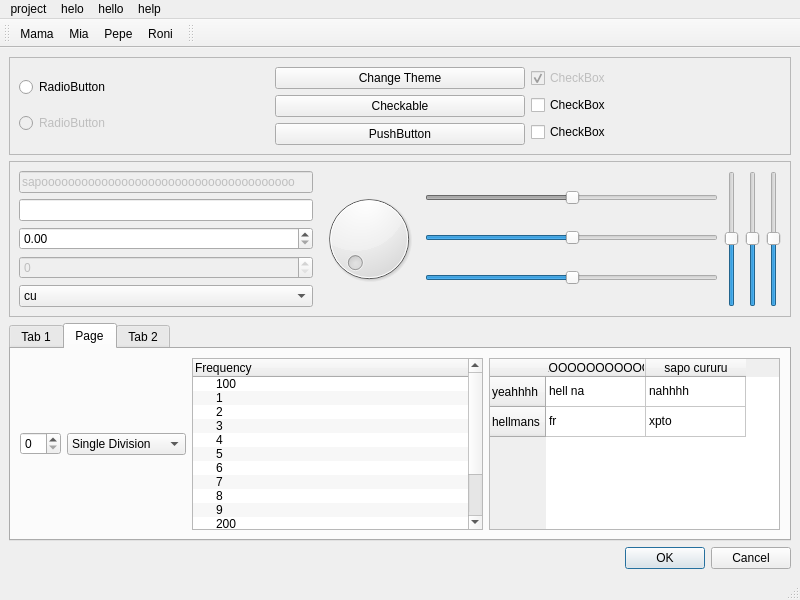
<?xml version="1.0" encoding="UTF-8"?>
<ui version="4.0">
 <class>MainWindow</class>
 <widget class="QMainWindow" name="MainWindow">
  <property name="geometry">
   <rect>
    <x>0</x>
    <y>0</y>
    <width>800</width>
    <height>600</height>
   </rect>
  </property>
  <property name="windowTitle">
   <string>MainWindow</string>
  </property>
  <widget class="QWidget" name="centralwidget">
   <layout class="QVBoxLayout" name="verticalLayout">
    <item>
     <widget class="QFrame" name="frame">
      <property name="frameShape">
       <enum>QFrame::StyledPanel</enum>
      </property>
      <property name="frameShadow">
       <enum>QFrame::Raised</enum>
      </property>
      <layout class="QHBoxLayout" name="horizontalLayout">
       <item>
        <layout class="QVBoxLayout" name="verticalLayout_2">
         <item>
          <widget class="QRadioButton" name="radioButton">
           <property name="enabled">
            <bool>true</bool>
           </property>
           <property name="text">
            <string>RadioButton</string>
           </property>
           <property name="checkable">
            <bool>true</bool>
           </property>
           <property name="checked">
            <bool>false</bool>
           </property>
           <property name="autoExclusive">
            <bool>true</bool>
           </property>
          </widget>
         </item>
         <item>
          <widget class="QRadioButton" name="radioButton_2">
           <property name="enabled">
            <bool>false</bool>
           </property>
           <property name="text">
            <string>RadioButton</string>
           </property>
          </widget>
         </item>
        </layout>
       </item>
       <item>
        <layout class="QVBoxLayout" name="verticalLayout_5">
         <item>
          <widget class="QPushButton" name="change_theme_button">
           <property name="text">
            <string>Change Theme</string>
           </property>
           <property name="checkable">
            <bool>false</bool>
           </property>
           <property name="autoExclusive">
            <bool>false</bool>
           </property>
           <property name="default">
            <bool>false</bool>
           </property>
           <property name="flat">
            <bool>false</bool>
           </property>
           <property name="status" stdset="0">
            <string>main</string>
           </property>
          </widget>
         </item>
         <item>
          <widget class="QPushButton" name="pushButton">
           <property name="toolTip">
            <string>ESTOY LOOOOCO
LO LO LO LO 
LOCO</string>
           </property>
           <property name="text">
            <string>Checkable</string>
           </property>
           <property name="checkable">
            <bool>true</bool>
           </property>
           <property name="autoExclusive">
            <bool>false</bool>
           </property>
           <property name="status" stdset="0">
            <string>danger</string>
           </property>
          </widget>
         </item>
         <item>
          <widget class="QPushButton" name="pushButton_2">
           <property name="enabled">
            <bool>true</bool>
           </property>
           <property name="text">
            <string>PushButton</string>
           </property>
           <property name="status" stdset="0">
            <string>warning</string>
           </property>
          </widget>
         </item>
        </layout>
       </item>
       <item>
        <layout class="QVBoxLayout" name="verticalLayout_6">
         <item>
          <widget class="QCheckBox" name="checkBox_3">
           <property name="enabled">
            <bool>false</bool>
           </property>
           <property name="text">
            <string>CheckBox</string>
           </property>
           <property name="checked">
            <bool>true</bool>
           </property>
          </widget>
         </item>
         <item>
          <widget class="QCheckBox" name="checkBox_2">
           <property name="text">
            <string>CheckBox</string>
           </property>
           <property name="checked">
            <bool>false</bool>
           </property>
           <property name="autoExclusive">
            <bool>false</bool>
           </property>
           <property name="tristate">
            <bool>false</bool>
           </property>
          </widget>
         </item>
         <item>
          <widget class="QCheckBox" name="checkBox">
           <property name="text">
            <string>CheckBox</string>
           </property>
          </widget>
         </item>
        </layout>
       </item>
      </layout>
     </widget>
    </item>
    <item>
     <widget class="QFrame" name="frame_2">
      <property name="frameShape">
       <enum>QFrame::StyledPanel</enum>
      </property>
      <property name="frameShadow">
       <enum>QFrame::Plain</enum>
      </property>
      <layout class="QHBoxLayout" name="horizontalLayout_2">
       <item>
        <layout class="QVBoxLayout" name="verticalLayout_3">
         <item>
          <widget class="QLineEdit" name="lineEdit_2">
           <property name="enabled">
            <bool>false</bool>
           </property>
           <property name="text">
            <string>sapoooooooooooooooooooooooooooooooooooooo</string>
           </property>
          </widget>
         </item>
         <item>
          <widget class="QLineEdit" name="lineEdit"/>
         </item>
         <item>
          <widget class="QDoubleSpinBox" name="doubleSpinBox"/>
         </item>
         <item>
          <widget class="QSpinBox" name="spinBox">
           <property name="enabled">
            <bool>false</bool>
           </property>
          </widget>
         </item>
         <item>
          <widget class="QComboBox" name="comboBox">
           <property name="enabled">
            <bool>true</bool>
           </property>
           <item>
            <property name="text">
             <string>cu</string>
            </property>
           </item>
           <item>
            <property name="text">
             <string>anus</string>
            </property>
           </item>
          </widget>
         </item>
        </layout>
       </item>
       <item>
        <widget class="QDial" name="dial"/>
       </item>
       <item>
        <layout class="QVBoxLayout" name="verticalLayout_4">
         <item>
          <widget class="QSlider" name="horizontalSlider">
           <property name="enabled">
            <bool>false</bool>
           </property>
           <property name="value">
            <number>50</number>
           </property>
           <property name="orientation">
            <enum>Qt::Horizontal</enum>
           </property>
          </widget>
         </item>
         <item>
          <widget class="QSlider" name="horizontalSlider_3">
           <property name="value">
            <number>50</number>
           </property>
           <property name="orientation">
            <enum>Qt::Horizontal</enum>
           </property>
          </widget>
         </item>
         <item>
          <widget class="QSlider" name="horizontalSlider_2">
           <property name="value">
            <number>50</number>
           </property>
           <property name="orientation">
            <enum>Qt::Horizontal</enum>
           </property>
          </widget>
         </item>
        </layout>
       </item>
       <item>
        <layout class="QHBoxLayout" name="horizontalLayout_3">
         <item>
          <widget class="QSlider" name="verticalSlider_2">
           <property name="value">
            <number>50</number>
           </property>
           <property name="orientation">
            <enum>Qt::Vertical</enum>
           </property>
          </widget>
         </item>
         <item>
          <widget class="QSlider" name="verticalSlider_3">
           <property name="value">
            <number>50</number>
           </property>
           <property name="orientation">
            <enum>Qt::Vertical</enum>
           </property>
          </widget>
         </item>
         <item>
          <widget class="QSlider" name="verticalSlider">
           <property name="value">
            <number>50</number>
           </property>
           <property name="orientation">
            <enum>Qt::Vertical</enum>
           </property>
          </widget>
         </item>
        </layout>
       </item>
      </layout>
     </widget>
    </item>
    <item>
     <widget class="QTabWidget" name="tabWidget">
      <property name="currentIndex">
       <number>1</number>
      </property>
      <widget class="QWidget" name="tab">
       <attribute name="title">
        <string>Tab 1</string>
       </attribute>
       <layout class="QHBoxLayout" name="horizontalLayout_4">
        <item>
         <widget class="QProgressBar" name="progressBar">
          <property name="value">
           <number>24</number>
          </property>
         </widget>
        </item>
       </layout>
      </widget>
      <widget class="QWidget" name="tab_3">
       <attribute name="title">
        <string>Page</string>
       </attribute>
       <layout class="QHBoxLayout" name="horizontalLayout_6">
        <item>
         <widget class="QSpinBox" name="spinBox_2"/>
        </item>
        <item>
         <widget class="QComboBox" name="comboBox_2">
          <item>
           <property name="text">
            <string>Single Division</string>
           </property>
          </item>
          <item>
           <property name="text">
            <string>Multiple Division</string>
           </property>
          </item>
         </widget>
        </item>
        <item>
         <widget class="QTreeWidget" name="treeWidget">
          <property name="alternatingRowColors">
           <bool>true</bool>
          </property>
          <column>
           <property name="text">
            <string>Frequency</string>
           </property>
          </column>
          <item>
           <property name="text">
            <string>100</string>
           </property>
          </item>
          <item>
           <property name="text">
            <string>1</string>
           </property>
          </item>
          <item>
           <property name="text">
            <string>2</string>
           </property>
          </item>
          <item>
           <property name="text">
            <string>3</string>
           </property>
          </item>
          <item>
           <property name="text">
            <string>4</string>
           </property>
          </item>
          <item>
           <property name="text">
            <string>5</string>
           </property>
          </item>
          <item>
           <property name="text">
            <string>6</string>
           </property>
          </item>
          <item>
           <property name="text">
            <string>7</string>
           </property>
          </item>
          <item>
           <property name="text">
            <string>8</string>
           </property>
          </item>
          <item>
           <property name="text">
            <string>9</string>
           </property>
          </item>
          <item>
           <property name="text">
            <string>200</string>
           </property>
          </item>
          <item>
           <property name="text">
            <string>300</string>
           </property>
          </item>
          <item>
           <property name="text">
            <string>400</string>
           </property>
          </item>
          <item>
           <property name="text">
            <string>500</string>
           </property>
          </item>
         </widget>
        </item>
        <item>
         <widget class="QTableWidget" name="tableWidget">
          <property name="frameShape">
           <enum>QFrame::StyledPanel</enum>
          </property>
          <property name="frameShadow">
           <enum>QFrame::Plain</enum>
          </property>
          <row>
           <property name="text">
            <string>yeahhhh</string>
           </property>
          </row>
          <row>
           <property name="text">
            <string>hellmans</string>
           </property>
          </row>
          <column>
           <property name="text">
            <string>AOOOOOOOOOOO</string>
           </property>
          </column>
          <column>
           <property name="text">
            <string>sapo cururu</string>
           </property>
          </column>
          <item row="0" column="0">
           <property name="text">
            <string>hell na</string>
           </property>
          </item>
          <item row="0" column="1">
           <property name="text">
            <string>nahhhh</string>
           </property>
          </item>
          <item row="1" column="0">
           <property name="text">
            <string>fr</string>
           </property>
          </item>
          <item row="1" column="1">
           <property name="text">
            <string>xpto</string>
           </property>
          </item>
         </widget>
        </item>
       </layout>
      </widget>
      <widget class="QWidget" name="tab_2">
       <attribute name="title">
        <string>Tab 2</string>
       </attribute>
       <layout class="QHBoxLayout" name="horizontalLayout_5">
        <item>
         <widget class="CommonRenderWidget" name="render_widget" native="true"/>
        </item>
       </layout>
      </widget>
     </widget>
    </item>
    <item>
     <widget class="QDialogButtonBox" name="buttonBox">
      <property name="enabled">
       <bool>true</bool>
      </property>
      <property name="standardButtons">
       <set>QDialogButtonBox::Cancel|QDialogButtonBox::Ok</set>
      </property>
      <property name="danger" stdset="0">
       <bool>true</bool>
      </property>
     </widget>
    </item>
   </layout>
  </widget>
  <widget class="QMenuBar" name="menubar">
   <property name="geometry">
    <rect>
     <x>0</x>
     <y>0</y>
     <width>800</width>
     <height>26</height>
    </rect>
   </property>
   <widget class="QMenu" name="menuproject">
    <property name="title">
     <string>project</string>
    </property>
    <addaction name="actionMama"/>
    <addaction name="actionMia"/>
    <addaction name="actionPepe"/>
    <addaction name="actionRoni"/>
   </widget>
   <widget class="QMenu" name="menuhelo">
    <property name="title">
     <string>helo</string>
    </property>
   </widget>
   <widget class="QMenu" name="menuhello">
    <property name="title">
     <string>hello</string>
    </property>
   </widget>
   <widget class="QMenu" name="menuhelp">
    <property name="title">
     <string>help</string>
    </property>
   </widget>
   <addaction name="menuproject"/>
   <addaction name="menuhelo"/>
   <addaction name="menuhello"/>
   <addaction name="menuhelp"/>
  </widget>
  <widget class="QStatusBar" name="statusbar"/>
  <widget class="QToolBar" name="toolBar">
   <property name="windowTitle">
    <string>toolBar</string>
   </property>
   <attribute name="toolBarArea">
    <enum>TopToolBarArea</enum>
   </attribute>
   <attribute name="toolBarBreak">
    <bool>false</bool>
   </attribute>
   <addaction name="actionMama"/>
   <addaction name="actionMia"/>
   <addaction name="actionPepe"/>
   <addaction name="actionRoni"/>
  </widget>
  <widget class="QToolBar" name="toolbar_2">
   <property name="windowTitle">
    <string>toolBar_2</string>
   </property>
   <attribute name="toolBarArea">
    <enum>TopToolBarArea</enum>
   </attribute>
   <attribute name="toolBarBreak">
    <bool>false</bool>
   </attribute>
  </widget>
  <action name="actionMama">
   <property name="checkable">
    <bool>true</bool>
   </property>
   <property name="text">
    <string>Mama</string>
   </property>
  </action>
  <action name="actionMia">
   <property name="checkable">
    <bool>true</bool>
   </property>
   <property name="text">
    <string>Mia</string>
   </property>
  </action>
  <action name="actionPepe">
   <property name="checkable">
    <bool>true</bool>
   </property>
   <property name="icon">
    <iconset>
     <normaloff>arrow_up_light_theme.svg</normaloff>arrow_up_light_theme.svg</iconset>
   </property>
   <property name="text">
    <string>Pepe</string>
   </property>
  </action>
  <action name="actionRoni">
   <property name="checkable">
    <bool>true</bool>
   </property>
   <property name="icon">
    <iconset>
     <normaloff>arrow_down_dark_theme.svg</normaloff>arrow_down_dark_theme.svg</iconset>
   </property>
   <property name="text">
    <string>Roni</string>
   </property>
  </action>
 </widget>
 <customwidgets>
  <customwidget>
   <class>CommonRenderWidget</class>
   <extends>QWidget</extends>
   <header>molde.render_widgets.common_render_widget</header>
   <container>1</container>
  </customwidget>
 </customwidgets>
 <resources/>
 <connections/>
</ui>
